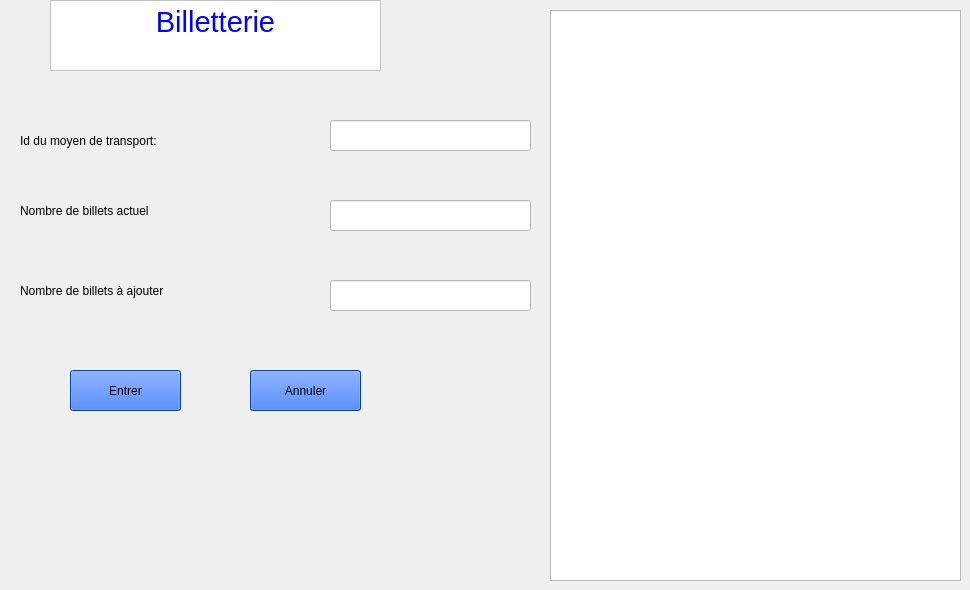
      <widget class="QWidget" name="tab_10">
       <attribute name="title">
        <string>Billets</string>
       </attribute>
       <widget class="QLabel" name="label_17">
        <property name="geometry">
         <rect>
          <x>20</x>
          <y>120</y>
          <width>271</width>
          <height>41</height>
         </rect>
        </property>
        <property name="styleSheet">
         <string notr="true">font: 14pt &quot;MS Shell Dlg 2&quot;;</string>
        </property>
        <property name="text">
         <string>Id du moyen de transport:</string>
        </property>
       </widget>
       <widget class="QLineEdit" name="le_billet_id">
        <property name="geometry">
         <rect>
          <x>330</x>
          <y>120</y>
          <width>201</width>
          <height>31</height>
         </rect>
        </property>
        <property name="styleSheet">
         <string notr="true">background-color: rgb(255, 255, 255);</string>
        </property>
       </widget>
       <widget class="QLabel" name="label_19">
        <property name="geometry">
         <rect>
          <x>20</x>
          <y>190</y>
          <width>281</width>
          <height>41</height>
         </rect>
        </property>
        <property name="styleSheet">
         <string notr="true">font: 14pt &quot;MS Shell Dlg 2&quot;;</string>
        </property>
        <property name="text">
         <string>Nombre de billets actuel</string>
        </property>
       </widget>
       <widget class="QLineEdit" name="le_billet_nbr_billet_actuel">
        <property name="geometry">
         <rect>
          <x>330</x>
          <y>200</y>
          <width>201</width>
          <height>31</height>
         </rect>
        </property>
        <property name="styleSheet">
         <string notr="true">background-color: rgb(255, 255, 255);</string>
        </property>
        <property name="text">
         <string/>
        </property>
       </widget>
       <widget class="QPushButton" name="B_billet_annuler">
        <property name="geometry">
         <rect>
          <x>250</x>
          <y>370</y>
          <width>111</width>
          <height>41</height>
         </rect>
        </property>
        <property name="styleSheet">
         <string notr="true">color: rgb(0, 0, 0);
background-color: rgb(0, 85, 255);
font: 75 10pt &quot;MS Shell Dlg 2&quot;;</string>
        </property>
        <property name="text">
         <string>Annuler</string>
        </property>
       </widget>
       <widget class="QPushButton" name="B_billet_entrer">
        <property name="geometry">
         <rect>
          <x>70</x>
          <y>370</y>
          <width>111</width>
          <height>41</height>
         </rect>
        </property>
        <property name="styleSheet">
         <string notr="true">color: rgb(0, 0, 0);
background-color: rgb(0, 85, 255);
font: 75 10pt &quot;MS Shell Dlg 2&quot;;</string>
        </property>
        <property name="text">
         <string>Entrer</string>
        </property>
       </widget>
       <widget class="QTextBrowser" name="textBrowser_9">
        <property name="geometry">
         <rect>
          <x>50</x>
          <y>0</y>
          <width>331</width>
          <height>71</height>
         </rect>
        </property>
        <property name="styleSheet">
         <string notr="true">
color: rgb(0, 0, 255);
background-color: rgb(255, 255, 255);</string>
        </property>
        <property name="html">
         <string>&lt;!DOCTYPE HTML PUBLIC &quot;-//W3C//DTD HTML 4.0//EN&quot; &quot;http://www.w3.org/TR/REC-html40/strict.dtd&quot;&gt;
&lt;html&gt;&lt;head&gt;&lt;meta name=&quot;qrichtext&quot; content=&quot;1&quot; /&gt;&lt;style type=&quot;text/css&quot;&gt;
p, li { white-space: pre-wrap; }
&lt;/style&gt;&lt;/head&gt;&lt;body style=&quot; font-family:'MS Shell Dlg 2'; font-size:7.8pt; font-weight:400; font-style:normal;&quot;&gt;
&lt;p align=&quot;center&quot; style=&quot; margin-top:0px; margin-bottom:0px; margin-left:0px; margin-right:0px; -qt-block-indent:0; text-indent:0px;&quot;&gt;&lt;span style=&quot; font-family:'MS Shell Dlg 2'; font-size:22pt;&quot;&gt;Billetterie&lt;/span&gt;&lt;/p&gt;&lt;/body&gt;&lt;/html&gt;</string>
        </property>
       </widget>
       <widget class="QTableView" name="tab_aerien">
        <property name="geometry">
         <rect>
          <x>550</x>
          <y>10</y>
          <width>411</width>
          <height>571</height>
         </rect>
        </property>
       </widget>
       <widget class="QLabel" name="label_23">
        <property name="geometry">
         <rect>
          <x>20</x>
          <y>270</y>
          <width>281</width>
          <height>41</height>
         </rect>
        </property>
        <property name="styleSheet">
         <string notr="true">font: 14pt &quot;MS Shell Dlg 2&quot;;</string>
        </property>
        <property name="text">
         <string>Nombre de billets à ajouter</string>
        </property>
       </widget>
       <widget class="QLineEdit" name="le_billet_nbr_billet_ajouter">
        <property name="geometry">
         <rect>
          <x>330</x>
          <y>280</y>
          <width>201</width>
          <height>31</height>
         </rect>
        </property>
        <property name="styleSheet">
         <string notr="true">background-color: rgb(255, 255, 255);</string>
        </property>
        <property name="text">
         <string/>
        </property>
       </widget>
      </widget>
